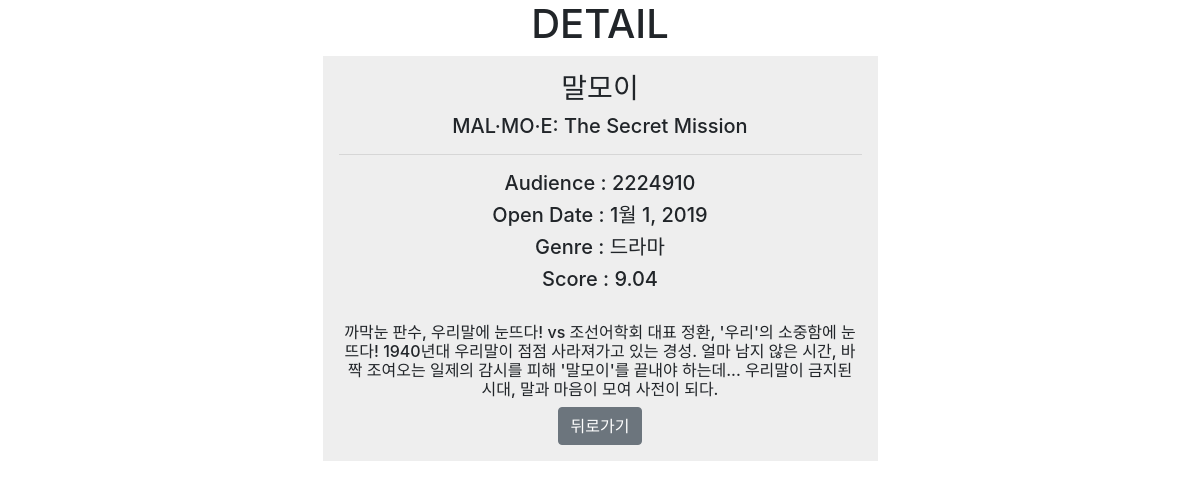
/movies/1/detail/, run on the app's committed database.
### movies/models.py (models this page shows)
class Movie(models.Model) :
    title = models.CharField(max_length=30)
    title_en = models.CharField(max_length=30)
    audience = models.IntegerField()
    open_date = models.DateField()
    genre = models.CharField(max_length=30)
    watch_grade = models.CharField(max_length=30)
    score = models.FloatField()
    poster_url = models.CharField(max_length=100)
    description = models.TextField()

### movies/views.py (the view)
# urls.py: path('<int:pk>/detail/', views.detail, name='detail'),
def detail(request, pk):
    movie = Movie.objects.get(pk=pk)
    return render(request, 'movies/detail.html', {'movie':movie})

### movies/templates/movies/detail.html (shortened to what this page needs)
{% extends 'movies/base.html' %}
{% block body %}
<h1 class="text-center">DETAIL</h1>
<div class="w-50 p-3 text-center" style="background-color:#eee; margin:auto;">
    <p class="h3">{{ movie.title }}</p>
    <p class="h5">{{ movie.title_en }}</p>
    <hr>
    <p class="h5">Audience : {{ movie.audience }}</p>
    <p class="h5">Open Date : {{ movie.open_date }}</p>
    <p class="h5">Genre : {{ movie.genre }}</p>
    <p class="h5">Score : {{ movie.score }}</p>
    <p class="h6">{{ movie.description }}</p>
    <a href="{% url 'movies:index' %}" class="btn btn-secondary">뒤로가기</a>
</div>
{% endblock %}

### data on the page
Movie: title "말모이", title_en "MAL·MO·E: The Secret Mission", audience "2224910", open_date "1월 1, 2019", genre "드라마", score "9.04", description "까막눈 판수, 우리말에 눈뜨다! vs 조선어학회 대표 정환, '우리'의 소중함에 눈뜨다! 1940년대 우리말이 점점 사라져가고 있는 경성. 얼마 남지 않은 시간, 바짝 조여오는 일제의 감시를 피해 '말모이'를 끝내야 하는데... 우리말이 금지된 시대, 말과 마음이 모여 사전이 되다."
